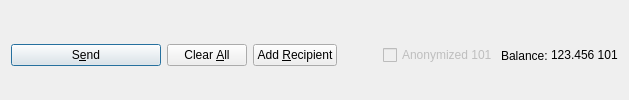
         <widget class="QFrame" name="frame_Send">
          <layout class="QHBoxLayout" name="horizontalLayout">
           <property name="bottomMargin">
            <number>0</number>
           </property>
           <item>
            <widget class="QPushButton" name="sendButton">
             <property name="minimumSize">
              <size>
               <width>150</width>
               <height>0</height>
              </size>
             </property>
             <property name="toolTip">
              <string>Confirm the send action</string>
             </property>
             <property name="text">
              <string>S&amp;end</string>
             </property>
             <property name="icon">
              <iconset resource="../101coin.qrc">
               <normaloff>:/icons/send</normaloff>:/icons/send</iconset>
             </property>
             <property name="autoDefault">
              <bool>false</bool>
             </property>
             <property name="default">
              <bool>true</bool>
             </property>
            </widget>
           </item>
           <item>
            <widget class="QPushButton" name="clearButton">
             <property name="sizePolicy">
              <sizepolicy hsizetype="Minimum" vsizetype="Fixed">
               <horstretch>0</horstretch>
               <verstretch>0</verstretch>
              </sizepolicy>
             </property>
             <property name="toolTip">
              <string>Clear all fields of the form.</string>
             </property>
             <property name="text">
              <string>Clear &amp;All</string>
             </property>
             <property name="icon">
              <iconset resource="../101coin.qrc">
               <normaloff>:/icons/remove</normaloff>:/icons/remove</iconset>
             </property>
             <property name="autoDefault">
              <bool>false</bool>
             </property>
            </widget>
           </item>
           <item>
            <widget class="QPushButton" name="addButton">
             <property name="toolTip">
              <string>Send to multiple recipients at once</string>
             </property>
             <property name="text">
              <string>Add &amp;Recipient</string>
             </property>
             <property name="icon">
              <iconset resource="../101coin.qrc">
               <normaloff>:/icons/add</normaloff>:/icons/add</iconset>
             </property>
             <property name="autoDefault">
              <bool>false</bool>
             </property>
            </widget>
           </item>
           <item>
            <spacer name="horizontalSpacer">
             <property name="orientation">
              <enum>Qt::Horizontal</enum>
             </property>
             <property name="sizeHint" stdset="0">
              <size>
               <width>40</width>
               <height>20</height>
              </size>
             </property>
            </spacer>
           </item>
           <item>
            <layout class="QHBoxLayout" name="horizontalLayout_2">
             <property name="spacing">
              <number>3</number>
             </property>
             <item>
              <widget class="QCheckBox" name="checkz101">
               <property name="enabled">
                <bool>false</bool>
               </property>
               <property name="text">
                <string>Anonymized 101</string>
               </property>
              </widget>
             </item>
             <item>
              <widget class="QLabel" name="label">
               <property name="text">
                <string>Balance:</string>
               </property>
              </widget>
             </item>
             <item>
              <widget class="QLabel" name="labelBalance">
               <property name="sizePolicy">
                <sizepolicy hsizetype="Preferred" vsizetype="Fixed">
                 <horstretch>0</horstretch>
                 <verstretch>0</verstretch>
                </sizepolicy>
               </property>
               <property name="cursor">
                <cursorShape>IBeamCursor</cursorShape>
               </property>
               <property name="text">
                <string notr="true">123.456 101</string>
               </property>
               <property name="textInteractionFlags">
                <set>Qt::LinksAccessibleByMouse|Qt::TextSelectableByKeyboard|Qt::TextSelectableByMouse</set>
               </property>
              </widget>
             </item>
            </layout>
           </item>
          </layout>
         </widget>
